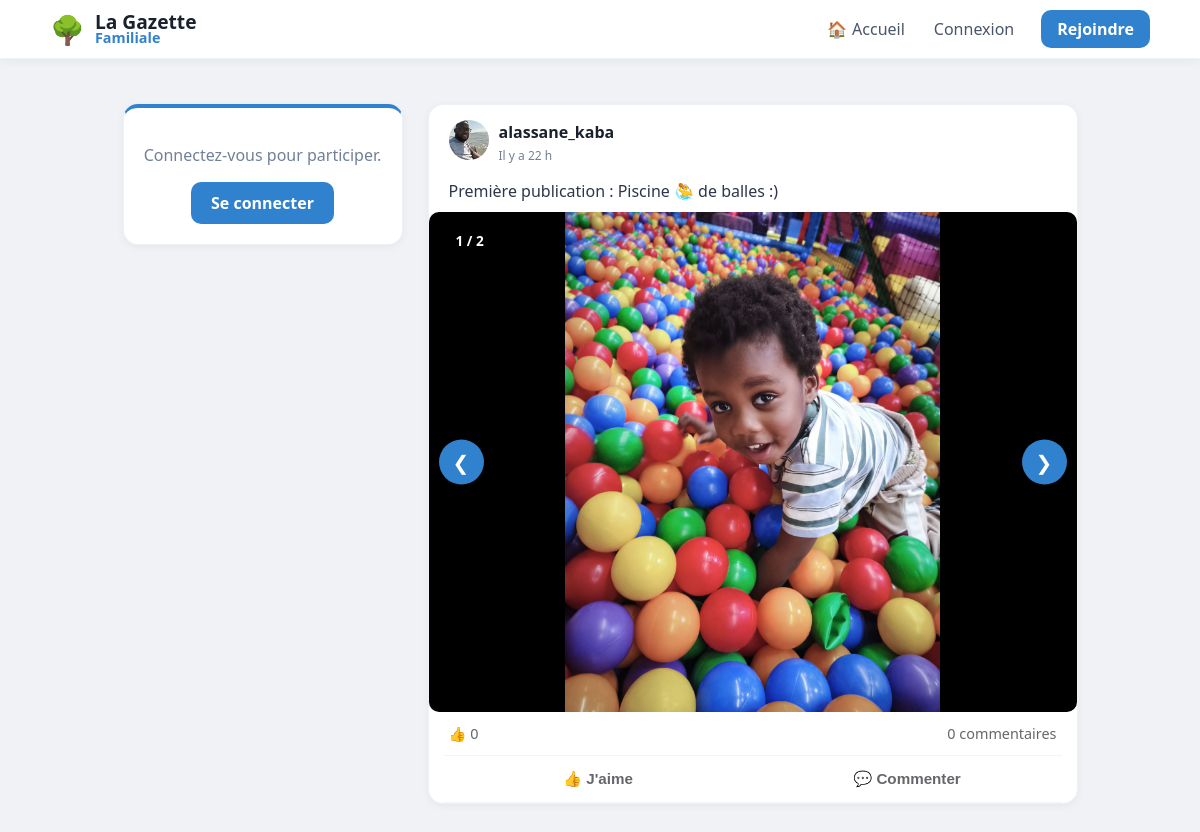
Before: / with the older database file.
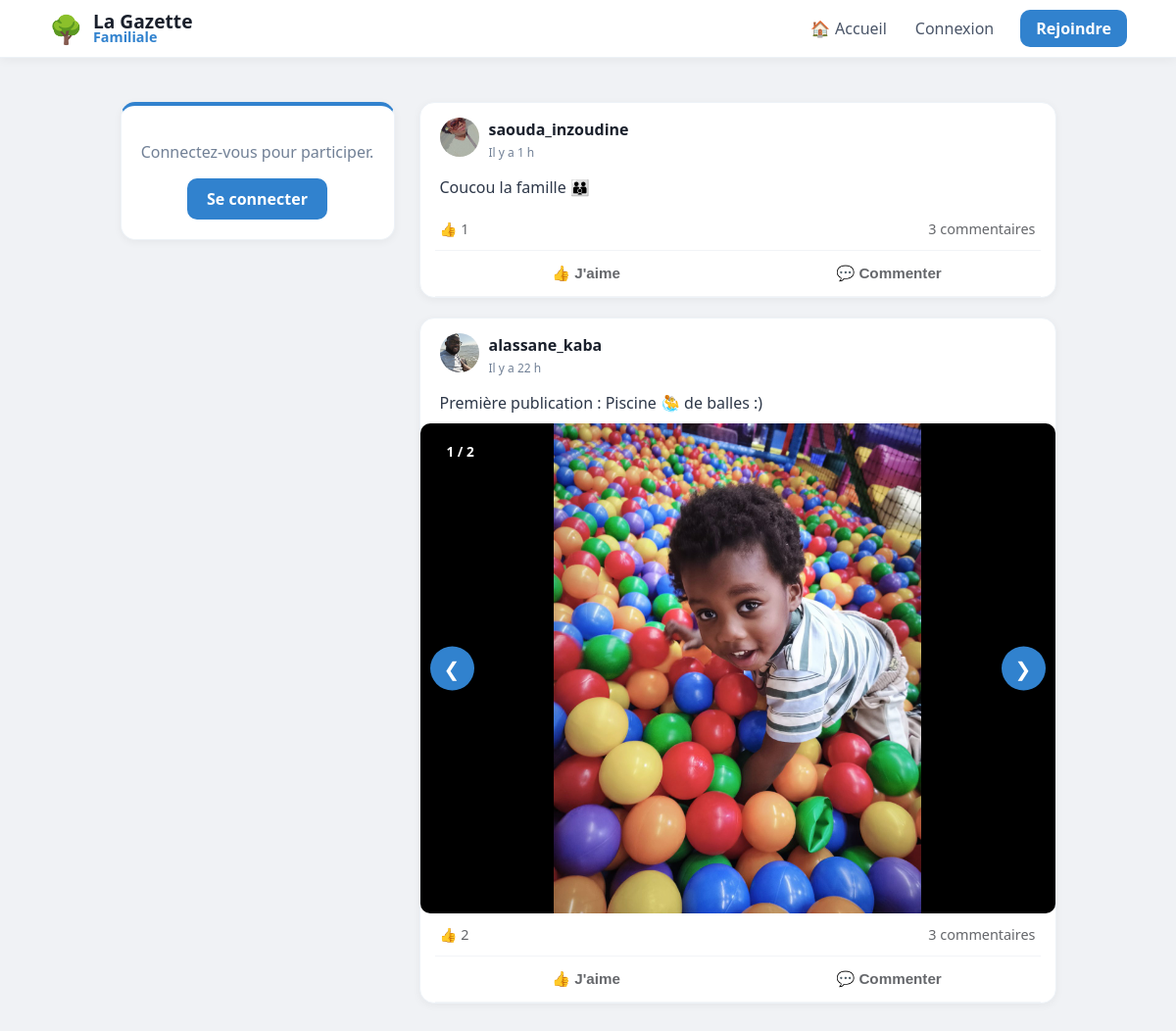
After: the same page with the newer database file.
### tables this page shows
CREATE TABLE posts (
                id INTEGER PRIMARY KEY AUTOINCREMENT, 
                username TEXT, 
                content TEXT, 
                likes INTEGER DEFAULT 0, 
                image TEXT,
                created_at DATETIME DEFAULT CURRENT_TIMESTAMP
            );

CREATE TABLE users (
                id INTEGER PRIMARY KEY AUTOINCREMENT, 
                email TEXT UNIQUE, 
                firstname TEXT, 
                lastname TEXT, 
                username TEXT UNIQUE, 
                password TEXT, 
                avatar TEXT,
                cover TEXT,
                bio TEXT,
                is_approved INTEGER DEFAULT 0,
                is_admin INTEGER DEFAULT 0
            );

CREATE TABLE post_medias (
                        id INTEGER PRIMARY KEY AUTOINCREMENT,
                        post_id INTEGER,
                        filename TEXT,
                        file_type TEXT, -- 'image' ou 'video'
                        FOREIGN KEY (post_id) REFERENCES posts (id) ON DELETE CASCADE
                    );

### app.py (the view)
@app.route("/")
def home():
    with get_db() as db:
        posts_query = db.execute("""
            SELECT posts.*, users.avatar AS user_avatar,
                (SELECT COUNT(*) FROM reactions WHERE post_id=posts.id AND type='thumb') as thumbs,
                (SELECT COUNT(*) FROM reactions WHERE post_id=posts.id AND type='heart') as hearts
            FROM posts
            JOIN users ON posts.username = users.username
            ORDER BY posts.id DESC
        """).fetchall()
        posts = [dict(row) for row in posts_query]
        for post in posts:
            medias = db.execute("SELECT * FROM post_medias WHERE post_id = ?", (post['id'],)).fetchall()
            post['medias'] = medias  # On ajoute la liste des médias au post
        comments = db.execute('''
            SELECT comments.*, users.avatar AS comm_avatar
            FROM comments
            JOIN users ON comments.username = users.username
        ''').fetchall()
    return render_template("home.html", posts=posts, comments=comments)

### app.py (called while the page is built)
def get_db():
    db = sqlite3.connect("database.db")
    db.row_factory = sqlite3.Row
    return db

@app.context_processor
def inject_global_stats():
    stats = {'total_users': 0, 'total_posts': 0}
    if session.get('user'):
        db = get_db()
        u_count = db.execute("SELECT COUNT(*) FROM users WHERE is_approved = 1").fetchone()[0]
        p_count = db.execute("SELECT COUNT(*) FROM posts").fetchone()[0]
        stats = {'total_users': u_count, 'total_posts': p_count}
    return stats

@app.context_processor
def inject_pending_count():
    if session.get('is_admin'):
        db = get_db()
        count = db.execute("SELECT COUNT(*) as total FROM users WHERE is_approved = 0").fetchone()
        return {'pending_count': count['total']}
    return {'pending_count': 0}

@app.context_processor
def inject_notifications_count():
    if session.get('user'):
        db = get_db()
        count = db.execute("SELECT COUNT(*) FROM notifications WHERE username = ? AND is_read = 0",
                           (session['user'],)).fetchone()[0]
        return {'unread_count': count}
    return {'unread_count': 0}

@app.template_filter('relative_time')
def relative_time(date_str):
    if not date_str:
        return "Date inconnue"
    past = datetime.strptime(date_str, '%Y-%m-%d %H:%M:%S')
    now = datetime.now(timezone.utc).replace(tzinfo=None)
    diff = now - past
    if diff.days == 0:
        if diff.seconds < 60:
            return "À l'instant"
        if diff.seconds < 3600:
            return f"Il y a {diff.seconds // 60} min"
        return f"Il y a {diff.seconds // 3600} h"
    if diff.days == 1:
        return "Hier"
    if diff.days < 7:
        return f"Il y a {diff.days} jours"
    return past.strftime('%d/%m/%Y')

### templates/home.html (shortened to what this page needs)
{% extends "base.html" %}
{% block content %}
<aside class="sidebar">
    <div class="post-card" style="text-align: center; border-top: 4px solid #3182ce;">
        {% if session.get("user") %}
        <div style="font-size: 50px; margin-bottom: 10px;">🌳</div>
        <h3 style="margin: 0; color: #2d3748;">Bonjour,</h3>
        <h2 style="margin: 5px 0; color: #1a202c; font-size: 1.4em;">{{ session['user'] }}</h2>
        <div style="margin-top: 20px; padding-top: 15px; border-top: 1px solid #edf2f7;">
            <a href="{{ url_for('profile', username=session['user']) }}"
               style="text-decoration: none; color: #3182ce; font-weight: 700; font-size: 0.9em;">Voir mon mur →</a>
        </div>
        {% else %}
        <p style="color: #718096;">Connectez-vous pour participer.</p>
        <a href="/login"
           style="display: inline-block; background: #3182ce; color: white; padding: 10px 20px; border-radius: 10px; text-decoration: none; font-weight: bold;">Se
            connecter</a>
        {% endif %}
    </div>
</aside>
<main class="feed">
    {% for post in posts %}
    <div class="post-card" style="padding: 0; overflow: hidden; margin-bottom: 20px;">
        <div style="padding: 15px 20px; display: flex; justify-content: space-between; align-items: center;">
            <div style="display: flex; align-items: center; gap: 10px;">
                <a href="{{ url_for('profile', username=post['username']) }}">
                    <img src="{{ url_for('static', filename='avatars/' + (post['user_avatar'] if post['user_avatar'] else 'default.png')) }}"
                         style="width: 40px; height: 40px; border-radius: 50%; object-fit: cover;">
                </a>
                <div>
                    <a href="{{ url_for('profile', username=post['username']) }}" style="text-decoration: none;">
                        <strong style="display: block; color: #1a202c;">{{ post['username'] }}</strong>
                    </a>
                    <span class="live-date" data-time="{{ post['created_at'] }}"
                          style="font-size: 0.75em; color: #718096;">
                    {{ post['created_at'] | relative_time }}
                </span>
                </div>
            </div>
        </div>
        <div style="padding: 0 20px 10px 20px; white-space: pre-wrap; color: #2d3748;">{{ post['content'] }}</div>
        {% if post.medias %}
        <div class="carousel-container" id="carousel-{{ post.id }}"
             style="position: relative; background: #000; display: flex; align-items: center; justify-content: center; min-height: 300px;">
            {% if post.medias|length > 1 %}
            <div class="carousel-counter"
                 style="position: absolute; top: 15px; left: 15px; background: rgba(0,0,0,0.6); color: white; padding: 4px 12px; border-radius: 20px; font-size: 0.85em; z-index: 10; font-weight: bold;">
                <span class="current">1</span> / {{ post.medias|length }}
            </div>
            {% endif %}
            <div class="carousel-items" style="width: 100%;">
                {% for media in post.medias %}
                <div class="carousel-item {% if loop.first %}active{% endif %}"
                     style="display: {% if loop.first %}block{% else %}none{% endif %}; text-align: center;">
                    {% if media.file_type == 'video' %}
                    <video src="{{ url_for('static', filename='uploads/' + media.filename) }}" controls
                           style="max-width: 100%; max-height: 500px; display: block; margin: 0 auto;"></video>
                    {% else %}
                    <img src="{{ url_for('static', filename='uploads/' + media.filename) }}"
                         class="zoomable"
                         onclick="openLightbox(this.src)"
                         style="cursor: zoom-in;">
                    {% endif %}
                </div>
                {% endfor %}
            </div>
            {% if post.medias|length > 1 %}
            <button class="prev" onclick="moveSlide('{{ post.id }}', -1)"
                    style="position: absolute; left: 10px; background: rgba(255,255,255,0.3); border: none; color: white; font-size: 20px; padding: 10px; border-radius: 50%; cursor: pointer;">
                &#10094;
            </button>
            <button class="next" onclick="moveSlide('{{ post.id }}', 1)"
                    style="position: absolute; right: 10px; background: rgba(255,255,255,0.3); border: none; color: white; font-size: 20px; padding: 10px; border-radius: 50%; cursor: pointer;">
                &#10095;
            </button>
            {% endif %}
        </div>
        {% endif %}
        <div style="display: flex; justify-content: space-between; padding: 12px 20px; font-size: 0.9em; color: #65676b;">
            <div>👍 <span id="thumbs-{{ post['id'] }}">{{ post['thumbs'] }}</span></div>
            <div style="cursor: pointer;" onclick="toggleComments({{ post['id'] }})">
                <span id="comment-count-{{ post['id'] }}">{{ comments|selectattr('post_id', 'equalto', post['id'])|list|length }}</span>
                commentaires
            </div>
        </div>
        <div style="display: flex; border-top: 1px solid #f2f4f7; border-bottom: 1px solid #f2f4f7; margin: 0 15px; padding: 2px 0;">
            <button onclick="react({{ post['id'] }}, 'thumb')" class="action-btn"
                    style="flex: 1; background: none; border: none; padding: 10px; color: #65676b; font-weight: 600; cursor: pointer;">
                👍 J'aime
            </button>
            <button onclick="toggleComments({{ post['id'] }})" class="action-btn"
                    style="flex: 1; background: none; border: none; padding: 10px; color: #65676b; font-weight: 600; cursor: pointer;">
                💬 Commenter
            </button>
        </div>
    </div>
    {% endfor %}
</main>
{% endblock %}

### templates/base.html (shortened to what this page needs)
<!DOCTYPE html>
<html lang="fr">
<head>
    <link rel="stylesheet" href="{{ url_for('static', filename='style.css') }}">
</head>
<body>
<nav class="navbar">
    <div class="nav-content">
        <div class="nav-left">
            <a href="/" style="text-decoration: none; display: flex; align-items: center; gap: 10px;">
                <span style="font-size: 28px;">🌳</span>
                <div class="nav-text-container" style="display: flex; flex-direction: column;">
                    <span style="font-size: 1.2em; font-weight: 800; color: #1a202c; line-height: 1;">La Gazette</span>
                    <span style="font-size: 0.9em; font-weight: 600; color: var(--primary); line-height: 1;">Familiale</span>
                </div>
            </a>
        </div>
        <div class="nav-right" style="display: flex; align-items: center; gap: 5px;">
            <a href="/" class="nav-item">🏠 <span class="nav-text" style="margin-left:5px;">Accueil</span></a>
            {% if session.get("user") %}
            {% if session.get('is_admin') %}
            <a href="/admin/users" class="nav-item"
               style="background: #ebf8ff; color: var(--primary); border: 1px solid #bee3f8; margin-right: 5px;">
                🛡️ <span class="nav-text" style="margin-left:5px;">Admin</span>
                {% if pending_count and pending_count > 0 %}
                <span class="admin-badge">{{ pending_count }}</span>
                {% endif %}
            </a>
            {% endif %}
            <a href="{{ url_for('profile', username=session['user']) }}" class="nav-item">👤 <span class="nav-text"
                                                                                                  style="margin-left:5px;">Profil</span></a>
            <a href="/notifications" class="nav-item" style="position: relative;">
                🔔
                {% if unread_count > 0 %}
                <span style="background: #e53e3e; color: white; border-radius: 50%; padding: 2px 6px; font-size: 10px; position: absolute; top: -5px; right: -5px; font-weight: bold; border: 2px solid white;">
                                {{ unread_count }}
                            </span>
                {% endif %}
            </a>
            <a href="/settings" class="nav-item">⚙️</a>
            <a href="/logout"
               style="color: var(--danger); text-decoration: none; font-weight: 700; font-size: 0.9em; margin-left:10px; padding: 8px;">Déconnecter</a>
            {% else %}
            <a href="/login" class="nav-item">Connexion</a>
            <a href="/register"
               style="background: var(--primary); color: white; padding: 8px 16px; border-radius: 10px; text-decoration: none; font-weight: 700; margin-left: 10px;">Rejoindre</a>
            {% endif %}
        </div>
    </div>
</nav>
<div class="main-container">
    {% block content %}{% endblock %}
</div>
</body>
</html>

### static/style.css (style rules this page uses)
body { font-family: 'Segoe UI', system-ui, -apple-system, sans-serif; background: #f0f2f5; margin: 0; color: #1a202c; }
nav { background: white; border-bottom: 1px solid #edf2f7; position: sticky; top: 0; z-index: 1000; }
.post-card { background: white; border-radius: 15px; padding: 20px; margin-bottom: 20px; box-shadow: 0 2px 8px rgba(0,0,0,0.05); border: 1px solid #edf2f7; overflow: hidden; }
.nav-item { display: flex; align-items: center; padding: 8px 12px; border-radius: 10px; text-decoration: none; transition: 0.2s; color: #4a5568; }
.action-btn { flex: 1; background: none; border: none; padding: 10px; color: #65676b; font-weight: 600; font-size: 0.95em; cursor: pointer; display: flex; align-items: center; justify-content: center; gap: 8px; transition: background 0.2s; border-radius: 6px; margin: 2px; }
.carousel-container { position: relative; width: 100%; max-height: 500px; background: #000; border-radius: 10px; overflow: hidden; }
.carousel-item { display: none; text-align: center; }
.carousel-item.active { display: block; }
.carousel-item img, .carousel-item video { max-width: 100%; max-height: 500px; }
.prev, .next { width: 45px !important; height: 45px !important; border-radius: 50% !important; position: absolute !important; top: 50% !important; transform: translateY(-50%) !important; z-index: 999 !important; background-color: #3182ce !important; color: white !important; display: flex !important; align-items: center !important; justify-content: center !important; cursor: pointer !important; border: none !important; transition: all 0.3s ease !important; }
.prev { left: 10px !important; }
.next { right: 10px !important; }

### templates/base.html (style rules this page uses)
:root { --bg-color: #f0f2f5; --primary: #3182ce; --text-main: #1a202c; --text-light: #718096; --danger: #e53e3e; --success: #38a169; --info: #3182ce; }
body { background-color: var(--bg-color); margin: 0; font-family: 'Segoe UI', system-ui, -apple-system, sans-serif; }
.navbar { background: white; box-shadow: 0 2px 10px rgba(0,0,0,0.05); padding: 10px 0; position: sticky; top: 0; z-index: 1000; border-bottom: 1px solid #edf2f7; }
.nav-content { max-width: 1100px; margin: 0 auto; padding: 0 20px; display: flex; justify-content: space-between; align-items: center; }
.nav-item { display: flex; align-items: center; padding: 8px 12px; border-radius: 10px; text-decoration: none; color: #4a5568; transition: 0.2s; font-weight: 500; }
.main-container { max-width: 1100px; margin: 0 auto; padding: 20px 15px; display: grid; grid-template-columns: 1fr; gap: 25px; align-items: start; box-sizing: border-box; }
@media (min-width: 900px) { .main-container { grid-template-columns: 280px 650px; justify-content: center; } }

### templates/home.html (style rules this page uses)
.zoomable { max-width: 100%; max-height: 500px; display: block; margin: 0 auto; transition: transform 0.2s; object-fit: contain; }

Changed rows visible on the page:
added posts: avatar (picture), username "saouda_inzoudine", created_at|relative_time "Il y a 1 h", content "Coucou la famille 👪", thumbs "1", id "3"
computed for posts "alassane_kaba": thumbs "0" → "2"; id "0" → "3"
